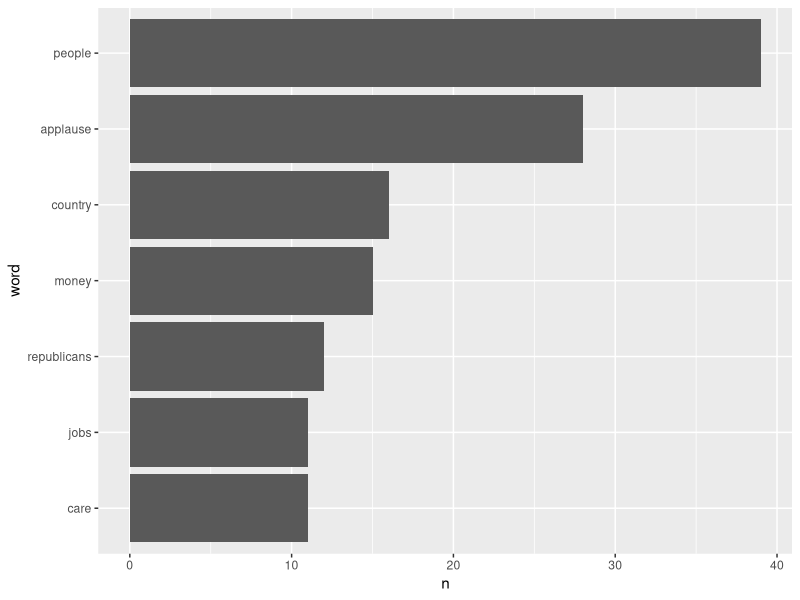
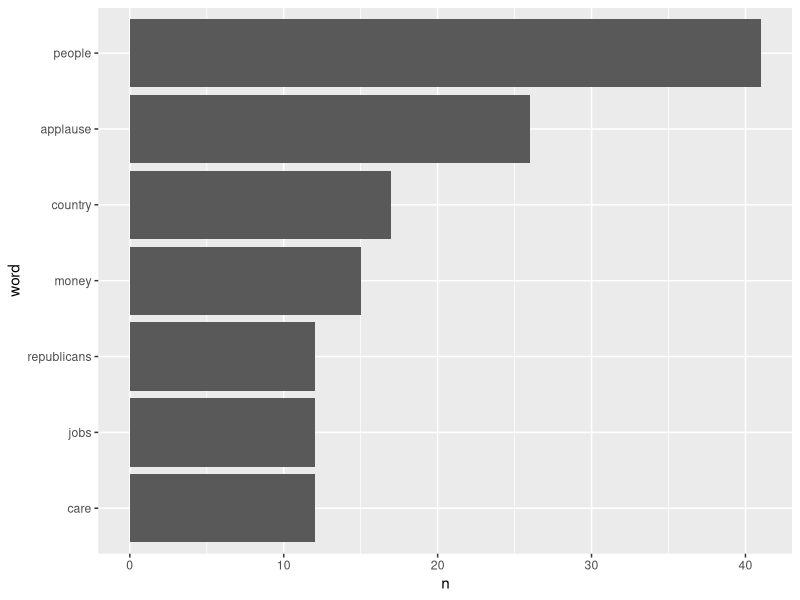
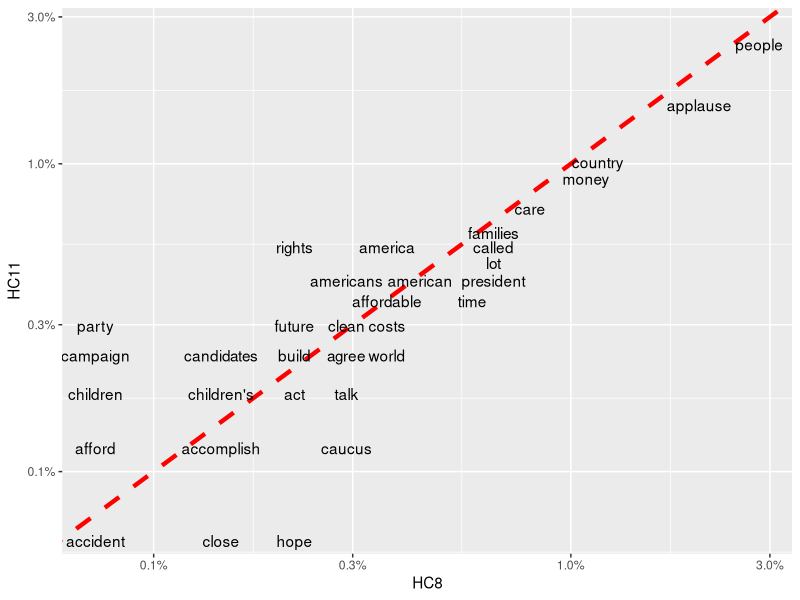

The R script that drew these images, in order:
library(dplyr)
library(stringr)
library(tidytext)
library(tidyr)
library(ggplot2)
library(readr)


# discursos de campanha de hillary clinton

#Discurso numero 8 do site
#setwd("D:\\OneDrive\\Universidade\\Doutorado\\1ºSemestre\\Disciplinas\\MetodosComputacionaisEmEstatistica\\Trabalhos\\SeminárioTextMining\\Aplicacoes\\Hillary_vs_Trump")

hc8 <- read_delim("hc8.csv","\t", escape_double = FALSE,col_names =FALSE)
hc11 <- read_delim("hc11.csv","\t", escape_double = FALSE,col_names =FALSE)
 

 
#HC8 - 26 jan 2016
 class(hc8)
 names(hc8)
 dim(hc8)
 head(data_frame(hc11line=1:150,text = as.character(hc8$X1)))
 head(hc8)

  tidy_hc8 <- data_frame(line=1:150,text = as.character(hc8$X1)) %>%  
   unnest_tokens(word, text)
 tidy_hc8
 
 data(stop_words)
 
 tidy_hc8_nostop <- tidy_hc8 %>%
   anti_join(stop_words)
 
 tidy_hc8_nostop %>%
   count(word, sort=TRUE) %>%
   filter(n>10) %>%
   mutate(word = reorder(word, n)) %>%
   ggplot(aes(x=word,y=n)) +
   geom_col()+
   coord_flip() 
 
 # HC11 01 fev 2016
 head(hc11)
 class(hc11)
 names(hc11)
 dim(hc11)

 head(data_frame(hc11line=1:150,text = as.character(hc11$X1)))
 
 tidy_hc11 <- data_frame(line=1:150,text = as.character(hc11$X1)) %>%  
   unnest_tokens(word, text)
 
 tidy_hc11
 data(stop_words)
 
 tidy_hc11_nostop <- tidy_hc11 %>%
   anti_join(stop_words)
 
 tidy_hc11_nostop %>%
   count(word, sort=TRUE) %>%
   filter(n>10) %>%
   mutate(word = reorder(word, n)) %>%
   ggplot(aes(x=word,y=n)) +
   geom_col()+
   coord_flip()
 
## HC8 e HC11
 
 freq_hc8_hc11 <- bind_rows(mutate(tidy_hc8_nostop,speech="HC8"),
                        mutate(tidy_hc11_nostop,speech="HC11"))%>%
   mutate(word = str_extract(word, "[a-z']+")) %>%
   count(speech, word) %>%
   group_by(speech) %>%
   mutate(proportion = n / sum(n)) %>% 
   select(-n) %>% 
   spread(speech, proportion)
 
 head(freq_hc8_hc11,10)
  

library(scales) 
 
 ggplot(freq_hc8_hc11,aes(x=HC8,y=HC11))+
   geom_abline(color = "red", lty = 2,lwd=1.5)+
   geom_text(aes(label = word), check_overlap = TRUE, vjust = 1.5)+
   scale_x_log10(labels = percent_format()) +
   scale_y_log10(labels = percent_format()) +
   scale_color_gradient(limits = c(0, 0.001), low = "darkslategray4",
                        high = "gray75")

 ## Podemos notar que ambos os discursos são muito parecidos. As proporções de 
 ## palavras em ambos os textos são semelhantes 
 
